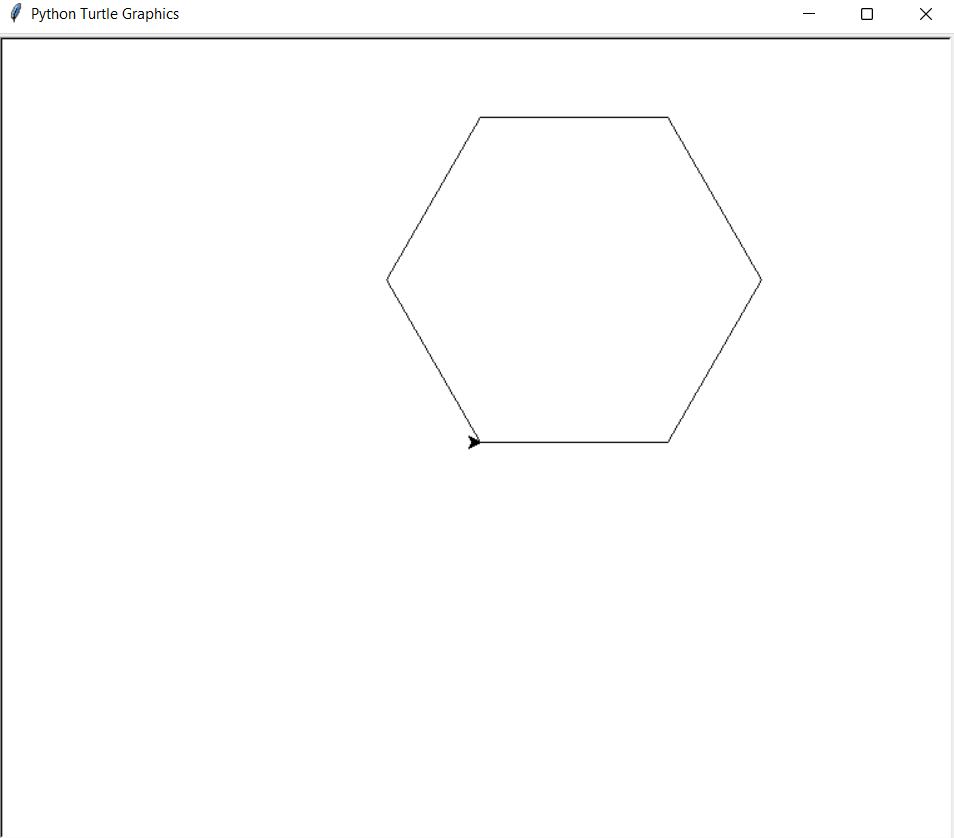

Here is the Python script that generated this plot:
# program to draw hexagon
import turtle
tur = turtle.Turtle()
ns = 6
sl = 150
angle = 360.0/ns
for i in range(ns):
    tur.forward(sl)
    tur.left(angle)
turtle.done()
"""
output file added
"""
